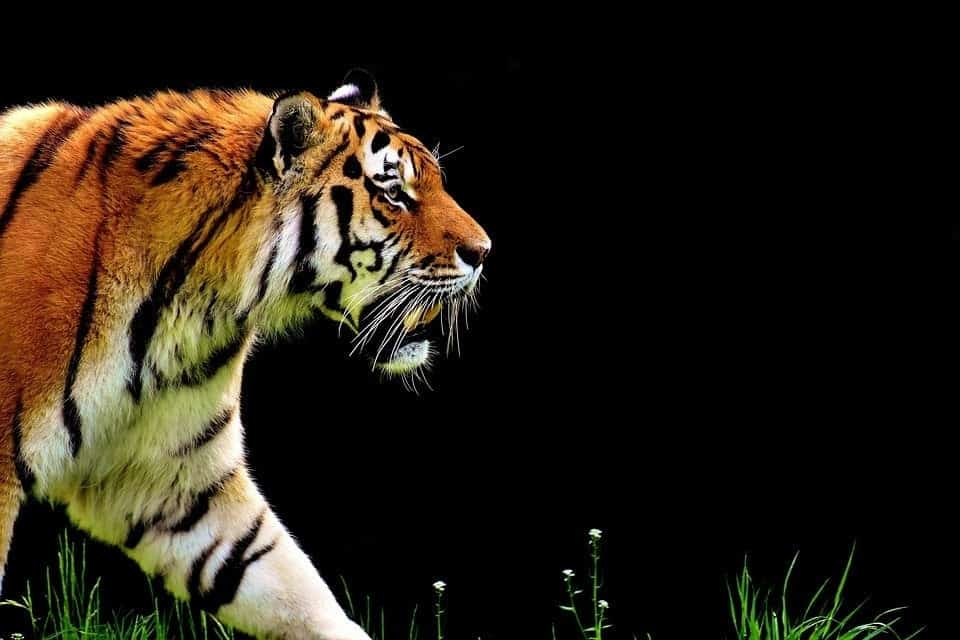
#> input picture input.jpg, 960 x 640 px
$ jupyter execute cannyedgedection.ipynb
#> lines starting #> are read from the running program, lines starting #| are printed output that depends on the picture; after the words box and inside, x2 and y2 are one past the last pixel; in counts of white or black regions, pixels touching at a corner belong together
[cell 1]
import cv2
import matplotlib.pyplot as plt
import numpy as np

[cell 2]
img = cv2.imread('input.jpg',0)
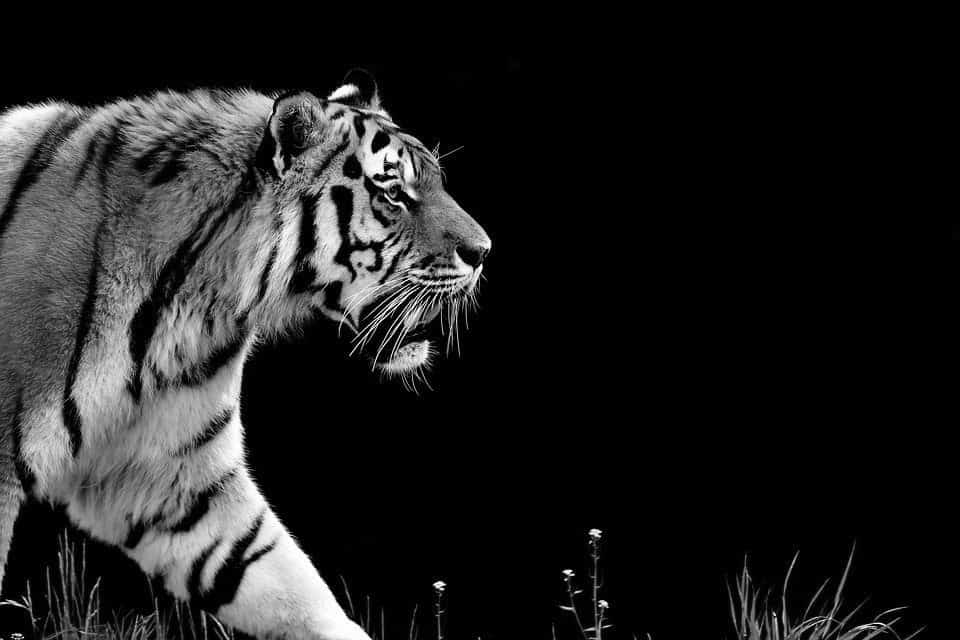
#> img: shape (640, 960); min 0, max 255, mean 33.2

[cell 3]
plt.imshow(img,cmap='gray');plt.title("Original Gray Image");plt.show()

[cell 4]
blur = cv2.blur(img, ksize=(3,3))
plt.imshow(blur,cmap='gray');plt.title("Blurred Image");plt.show()

[cell 5]
medium = np.median(img)
#> medium = 0

[cell 6]
low=int(max(130,0.7+medium))
#> low = 130
high=int(max(230,1/3+medium))
#> high = 230
print(f"{low},{high}")
#| 130,230

[cell 7]
canny_edge_blur = cv2.Canny(blur, low, high)
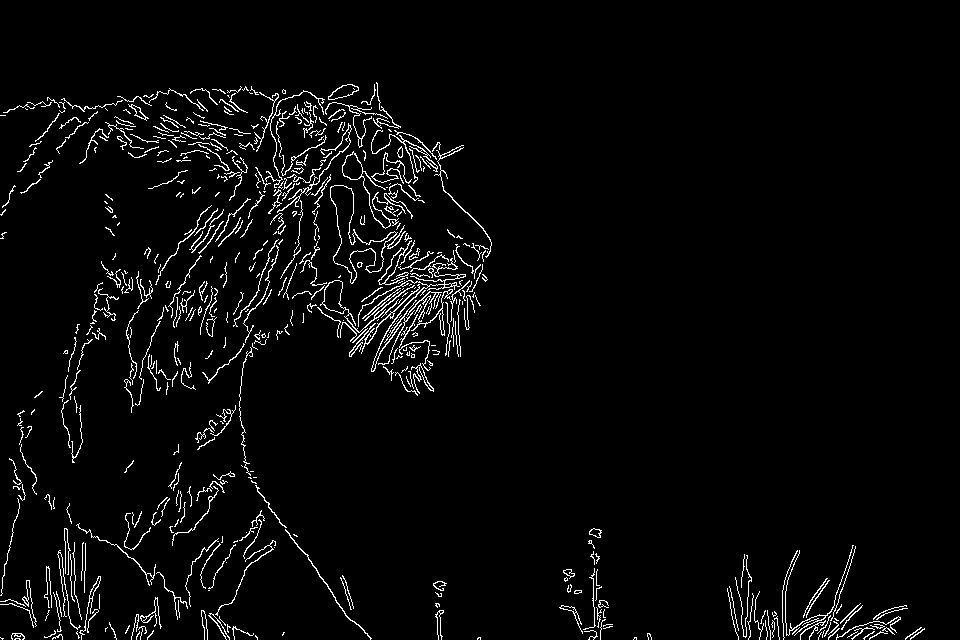
#> canny_edge_blur: shape (640, 960); 3.4% white in thin lines or dots, all inside (x1, y1, x2, y2) = (0, 82, 925, 640)

[cell 8]
plt.figure(figsize=(10,5))
plt.subplot(1,2,1);plt.imshow(cv2.resize(img,(900,700)),cmap='gray');plt.title("Original Image")
plt.subplot(1,2,2);plt.imshow(cv2.resize(canny_edge_blur,(900,700)),cmap='gray');plt.title("Canny Edge Image")
plt.show()
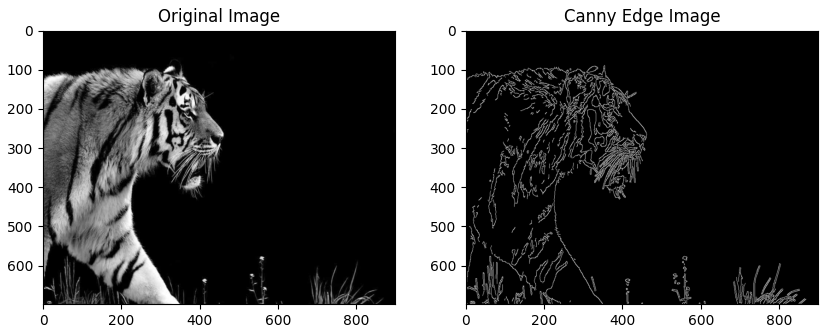
#> figure drawn by matplotlib, 2 panels

$ run again, with image.png saved as input.jpg
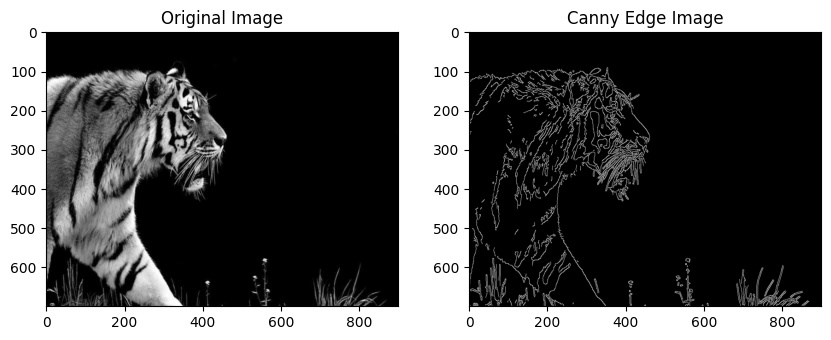
#> input picture image.png, 831 x 340 px
#> img is the input picture: shape (340, 831); min 0, max 255, mean 91.1
#> medium = 1
#> low = 130
#> high = 230
#| 130,230
#> `canny_edge_blur = cv2.Canny(blur, low, high)`:
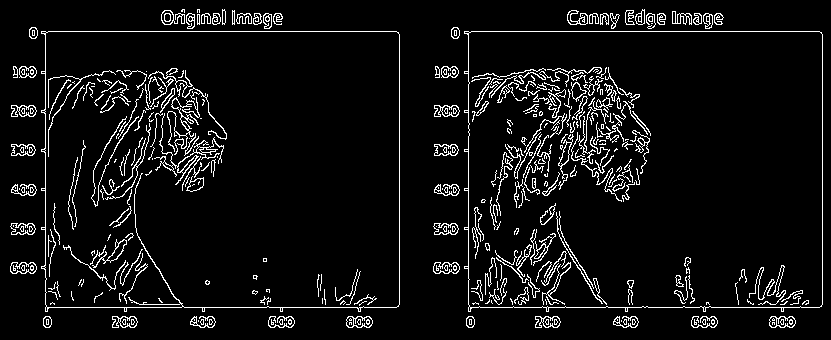
#> canny_edge_blur: shape (340, 831); 6.6% white in thin lines or dots
#> `plt.show()`:
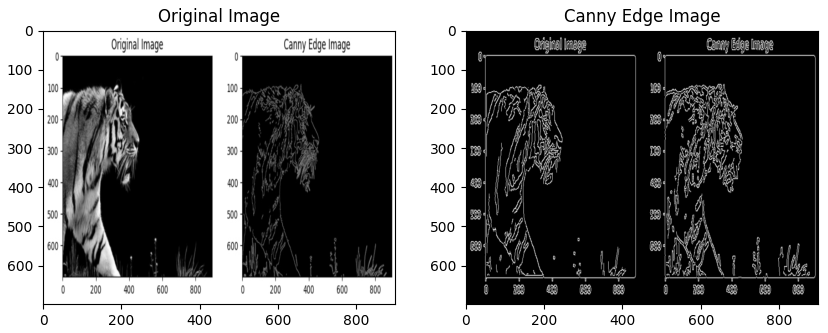
#> figure drawn by matplotlib, 2 panels
